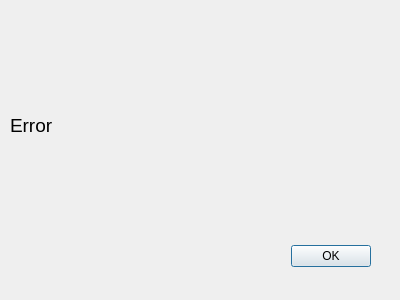
<?xml version="1.0" encoding="UTF-8"?>
<ui version="4.0">
 <class>genErr</class>
 <widget class="QDialog" name="genErr">
  <property name="geometry">
   <rect>
    <x>0</x>
    <y>0</y>
    <width>400</width>
    <height>300</height>
   </rect>
  </property>
  <property name="windowTitle">
   <string>Error</string>
  </property>
  <widget class="QDialogButtonBox" name="buttonBox">
   <property name="geometry">
    <rect>
     <x>30</x>
     <y>240</y>
     <width>341</width>
     <height>32</height>
    </rect>
   </property>
   <property name="orientation">
    <enum>Qt::Horizontal</enum>
   </property>
   <property name="standardButtons">
    <set>QDialogButtonBox::Ok</set>
   </property>
  </widget>
  <widget class="QLabel" name="label">
   <property name="geometry">
    <rect>
     <x>10</x>
     <y>110</y>
     <width>381</width>
     <height>31</height>
    </rect>
   </property>
   <property name="font">
    <font>
     <pointsize>14</pointsize>
    </font>
   </property>
   <property name="text">
    <string>Error</string>
   </property>
  </widget>
 </widget>
 <resources/>
 <connections>
  <connection>
   <sender>buttonBox</sender>
   <signal>accepted()</signal>
   <receiver>genErr</receiver>
   <slot>accept()</slot>
   <hints>
    <hint type="sourcelabel">
     <x>248</x>
     <y>254</y>
    </hint>
    <hint type="destinationlabel">
     <x>157</x>
     <y>274</y>
    </hint>
   </hints>
  </connection>
  <connection>
   <sender>buttonBox</sender>
   <signal>rejected()</signal>
   <receiver>genErr</receiver>
   <slot>reject()</slot>
   <hints>
    <hint type="sourcelabel">
     <x>316</x>
     <y>260</y>
    </hint>
    <hint type="destinationlabel">
     <x>286</x>
     <y>274</y>
    </hint>
   </hints>
  </connection>
 </connections>
</ui>
